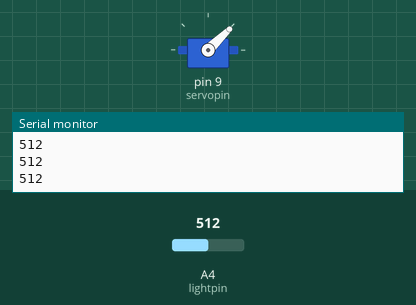
Recording of a sketch running on a simulated Arduino Uno, built with avr-gcc and run on an emulated ATmega328P. On the bench: servo, the last lines printed to the serial monitor. Inputs (shaded band) come from the test bench; at power-on: A4 (lightpin) = 512.

Above: at 1.2 s.
1.3 s: A4 (lightpin) set to 716
At 2.4 s:
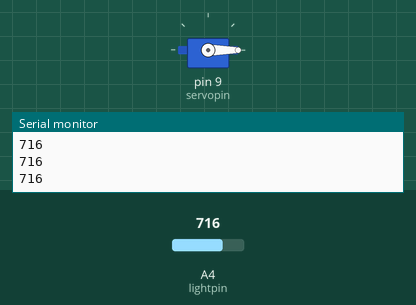
3.2 s: A4 (lightpin) set to 122
At 4.4 s:
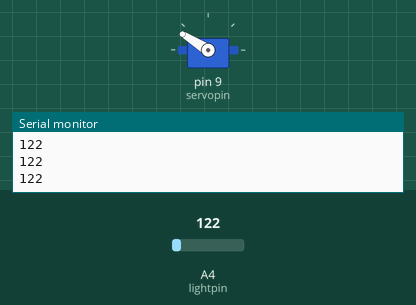
5.0 s: A4 (lightpin) set to 0
At 6.4 s:
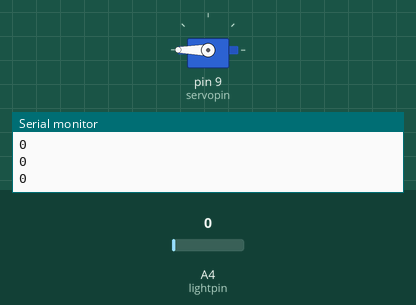
6.7 s: A4 (lightpin) set to 511
At 7.3 s:
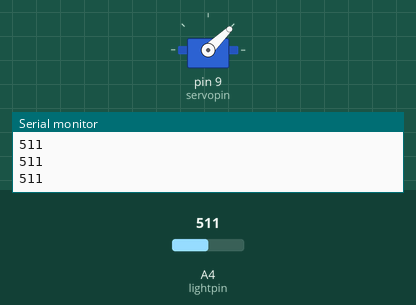
8.5 s: A4 (lightpin) set to 900
At 9.3 s:
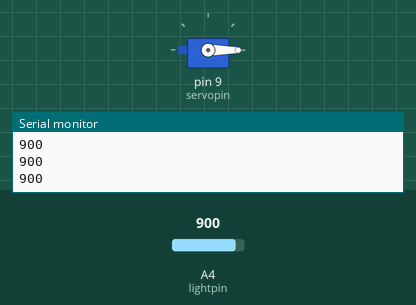
Timing chart, 0 to 11.2 s (numbered marks = the images above; inputs shaded):
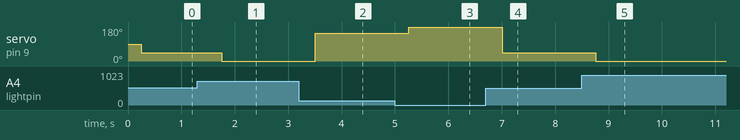

Measured:
- after the input at 1.3 s, servo on pin 9 (servopin): 44° → 0° after 0.45 s
- after the input at 3.2 s, servo on pin 9 (servopin): 0° → 148° after 0.31 s
- after the input at 5.0 s, servo on pin 9 (servopin): 148° → 180° after 0.26 s
- after the input at 6.7 s, servo on pin 9 (servopin): 180° → 44° after 0.31 s
- after the input at 8.5 s, servo on pin 9 (servopin): 44° → 0° after 0.26 s

The sketch:

code.ino
```cpp
#include <Servo.h> // Include the Servo library

int servopin = 9;       // Define the pin connected to the servo
int lightval;           // Variable to store the light sensor value
int lightpin = A4;      // Define the analog pin connected to the light sensor
int dt = 250;           // Delay time in milliseconds
float angle;            // Variable to store the calculated angle for the servo
Servo myservo;          // Create a Servo object

void setup() {
  Serial.begin(9600);       // Initialize serial communication at 9600 baud
  pinMode(lightpin, INPUT); // Set lightpin as input for the light sensor
  pinMode(servopin, OUTPUT); // Set servopin as output for the servo
  myservo.attach(servopin); // Attach the servo to the specified pin
}

void loop() {
  lightval = analogRead(lightpin); // Read the analog value from the light sensor
  Serial.println(lightval);        // Print the light sensor value to the serial monitor
  delay(dt);                       // Delay for a specified time

  // Calculate the servo angle based on the light sensor value
  angle = ((-180.0 / 673.0) * lightval) + ((180.0 * 679.0) / 673.0);
  myservo.write(angle);            // Set the servo to the calculated angle
}
```
